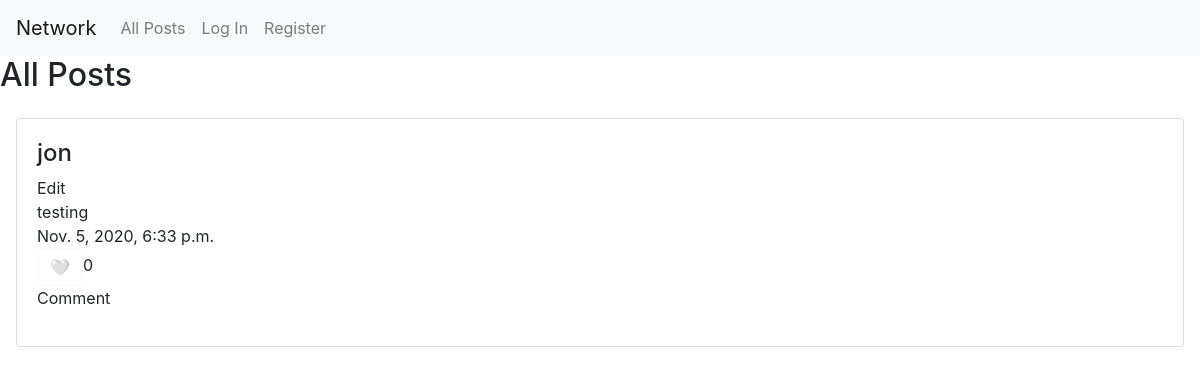
Before: / with the older database file.
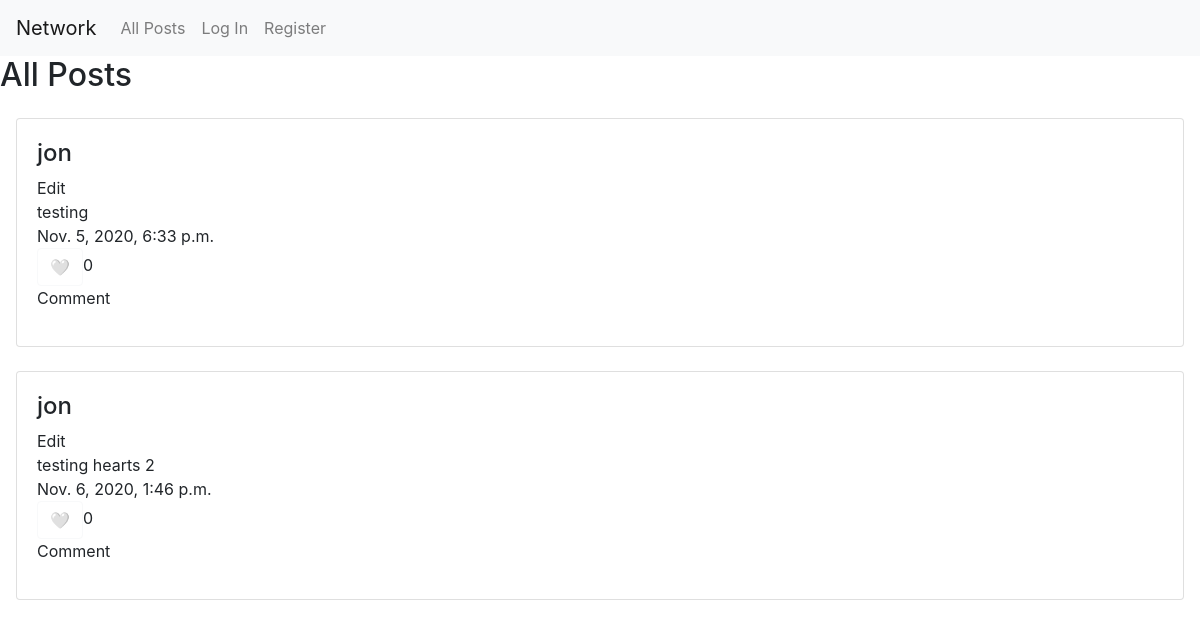
After: the same page with the newer database file.
### network/models.py (models this page shows)
class NewPost(models.Model):
    creator = models.CharField(max_length=64)
    text = models.TextField(verbose_name="Description")
    image = models.URLField(blank=True, verbose_name="Image URL", null=True)
    like = models.IntegerField()
    timeStamp = models.DateTimeField(auto_now_add=True,null=True)
    objects = models.Manager()

### network/views.py (the view)
# urls.py: path("", views.index, name="index"),
def index(request):
    form = NewPostForm(request.POST)
    return render(request, "network/index.html", {
        "posts" : NewPost.objects.all(),
        "form": form
    })

### network/templates/network/index.html (shortened to what this page needs)
{% extends "network/layout.html" %}
{% block body %}
    <h2>All Posts</h2>
        <div class="card-column" style="padding: 1em;">
        {% for post in posts %}
            <div class="card">
                <div class="card-body">
                <ul class="list-group list-group-horizontal" style="list-style-type: none;">
                    <li>
                        <h4>{{ post.creator }}</h4>
                        <p>Edit<br>
                        {{ post.text }}<br>
                        {{ post.timeStamp }}<br>
                        <button class="btn btn-outline-light" id="like-{{post.id}}">🤍</button>{{ post.like }}<br>
                        Comment</p>
                    </li>
                </ul>
                </div>
            </div>
            <br>
        {% endfor %}
    </div>
{% endblock %}

### network/templates/network/layout.html (shortened to what this page needs)
{% load static %}
<!DOCTYPE html>
<html lang="en">
    <head>
        <link rel="stylesheet" href="https://stackpath.bootstrapcdn.com/bootstrap/4.4.1/css/bootstrap.min.css">
        <link href="{% static 'network/styles.css' %}" rel="stylesheet">
    </head>
    <body>
        <nav class="navbar navbar-expand-lg navbar-light bg-light">
            <a class="navbar-brand" href="{% url 'index' %}">Network</a>
            <div>
              <ul class="navbar-nav mr-auto">
                <li class="nav-item">
                  <a class="nav-link" href="{% url 'index' %}">All Posts</a>
                </li>
                {% if user.is_authenticated %}
                    <li class="nav-item">
                        <a class="nav-link" href="#">Following</a>
                    </li>
                    <li class="nav-item">
                        <a class="nav-link" href="{% url 'logout' %}">Log Out</a>
                    </li>
                {% else %}
                    <li class="nav-item">
                        <a class="nav-link" href="{% url 'login' %}">Log In</a>
                    </li>
                    <li class="nav-item">
                        <a class="nav-link" href="{% url 'register' %}">Register</a>
                    </li>
                {% endif %}
              </ul>
            </div>
          </nav>
        <div class="body">
            {% block body %}
            {% endblock %}
        </div>
    </body>
</html>

Changed rows visible on the page:
added NewPost: creator "jon", text "testing hearts 2", timeStamp "Nov. 6, 2020, 1:46 p.m.", like "0"
